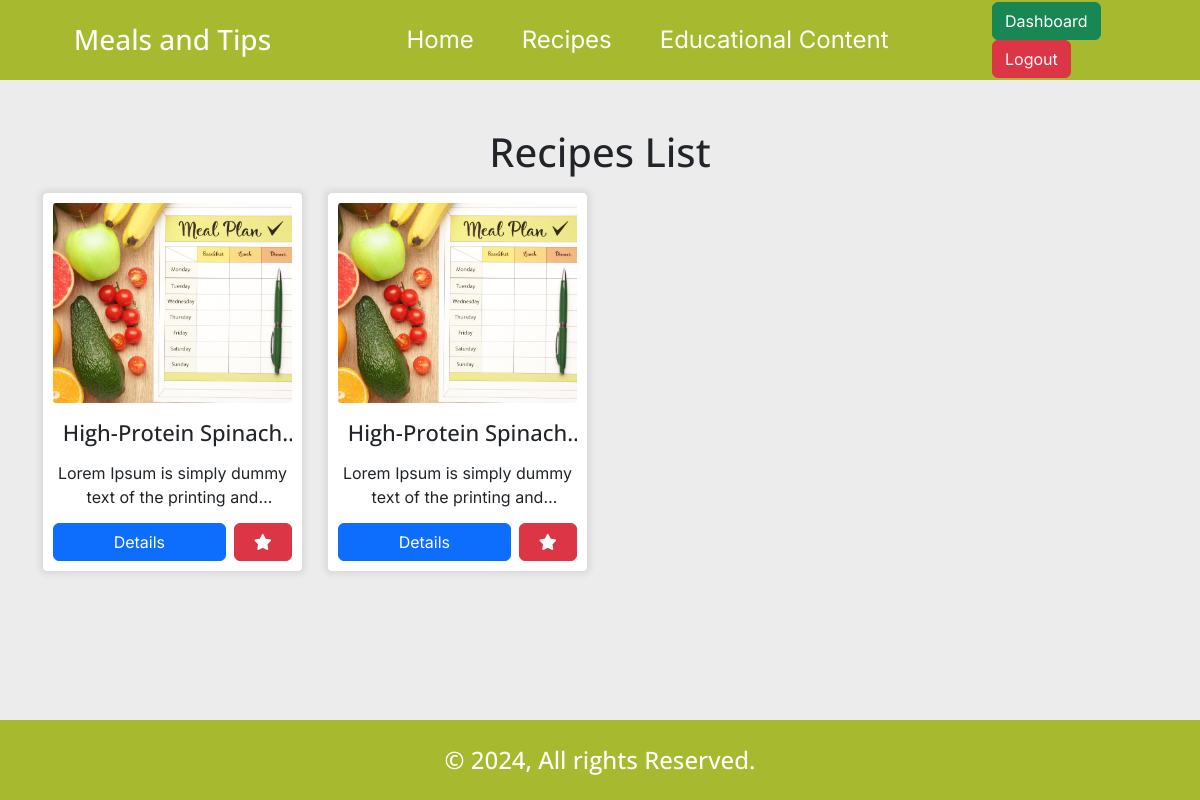
The app's page /recipes_list.php (signed in), older data.
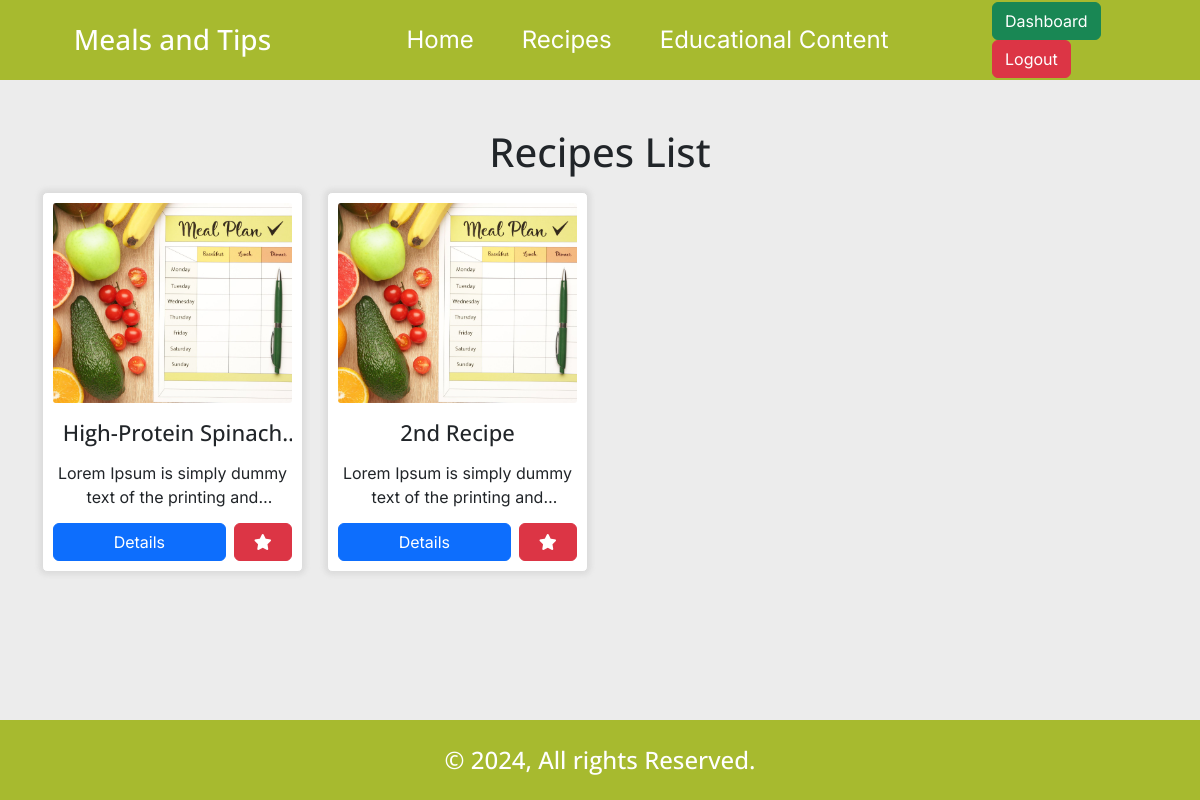
The same page, newer data.
### tables this page shows
CREATE TABLE `recipes` (
  `id` int(11) NOT NULL,
  `recipe_title` varchar(255) NOT NULL,
  `ingredients` text NOT NULL,
  `instructions` text NOT NULL,
  `nutritionist_id` int(11) NOT NULL,
  `cat_id` int(11) NOT NULL,
  `recipe_status` enum('0','1','2') NOT NULL DEFAULT '0',
  `recipe_img` text DEFAULT NULL
);

### core/functions.php (called while the page is built, shortened)
<?php
require_once 'database.php';
function isLoggedin()
{
    return isset($_SESSION['user']) ? true : false;
}

### core/database.php (called while the page is built, shortened)
<?php
include_once 'functions.php';
if (isset($_SESSION['user'])) {
    $userID = $_SESSION['user'];
    $getUserQ = $db->query("SELECT * FROM `users` WHERE `id`='$userID'");
    $userData = mysqli_fetch_object($getUserQ);
    $userRole = $userData->role;
}

### recipes_list.php (the view, shortened to what this page needs)
<?php
require_once 'core/database.php';
?>
<!DOCTYPE html>
<html lang="en">
<head>
    <?php include 'includes/external_css.php'; ?>
    <link rel="stylesheet" href="css/style.min.css">
</head>
<body id="recipes_list">
    <?php include_once 'includes/header.php'; ?>
    <div class="container mx-auto my-5 list-wrapper">
        <div class="row">
            <div class="col-12">
                <h1 class="text-center mb-3">Recipes List</h1>
            </div>
            <?php
            $list_recipes_Q = $db->query("CALL `get_recipes_list_approved`()");
            if (mysqli_num_rows($list_recipes_Q) > 0):
                while ($list_recipes = mysqli_fetch_object($list_recipes_Q)):
            ?>
                    <div class="col-12 col-md-3 mb-4">
                        <div class="content">
                            <div class="img">
                                <img src="img/recipe/<?= $list_recipes->recipe_img ?>" alt="recipe_img_<?= $list_recipes->recipe_id ?>">
                            </div>
                            <h3 class="mb-0 text-center"><?= $list_recipes->recipe_title ?></h3>
                            <p class="mb-0 text-center"><?= $list_recipes->instructions ?></p>
                            <div class="buttons_wrapper d-flex justify-content-center w-100 gap-2">
                                <a href="#!" data-id="<?= $list_recipes->recipe_id ?>" data-bs-toggle="modal" data-bs-target="#RecipeDetails" class="btn-recipe-details btn btn-primary w-75">Details</a>
                                <a href="#!" data-id="<?= $list_recipes->recipe_id ?>" data-usr="<?= $userID ?>" class="btn-recipe-fav btn btn-danger w-25">
                                    <i class="fas fa-star"></i>
                                </a>
                            </div>
                        </div>
                    </div>
                <?php endwhile;
            else: ?>
                <h3 class="alert alert-secondary text-center">No Recipe Available Right Now.</h3>
            <?php endif;
            $db->next_result(); ?>
        </div>
    </div>
    <div class="toast-container position-fixed bottom-0 end-0 p-3">
    </div>
    <?php include_once 'includes/footer.php'; ?>
</body>
</html>

### includes/external_css.php (shortened to what this page needs)
<link href="https://cdn.jsdelivr.net/npm/bootstrap@5.3.3/dist/css/bootstrap.min.css" rel="stylesheet">
<link rel="stylesheet" href="https://cdnjs.cloudflare.com/ajax/libs/font-awesome/6.6.0/css/all.min.css" />
<link rel="stylesheet" href="https://cdn.datatables.net/2.1.8/css/dataTables.bootstrap5.css">
<link rel="stylesheet" href="https://cdn.datatables.net/responsive/3.0.3/css/responsive.bootstrap5.css">

### includes/header.php
<header>
    <div class="container mx-auto">
        <div class="row">
            <div class="col-3 d-flex align-items-center justify-content-center">
                <div class="logo">
                    <a href="./" class="text-decoration-none">
                        <h3 class="text-white mb-0"><?= TITLE ?></h3>
                    </a>
                </div>
            </div>
            <div class="col-7 d-flex align-items-center justify-content-center">
                <ul class="nav d-flex gap-5">
                    <li>
                        <a class="fs-4" href="./">Home</a>
                    </li>
                    <li>
                        <a class="fs-4" href="./recipes_list.php">Recipes</a>
                    </li>
                    <li>
                        <a class="fs-4" href="#!">Educational Content</a>
                    </li>
                </ul>
            </div>
            <div class="col-2 d-flex align-items-center justify-content-center">
                <div class="nav-buttons">
                    <?php if (isLoggedin()): ?>
                        <?php if ($userRole == 'admin'): ?>
                            <a href="./adminDashboard.php" class="btn btn-success">Dashboard</a>
                        <?php elseif ($userRole == 'nutritionist'): ?>
                            <a href="./nutritionistDashboard.php" class="btn btn-success">Dashboard</a>
                        <?php else: ?>
                            <a href="./userDashboard.php" class="btn btn-success">Dashboard</a>
                        <?php endif; ?>
                        <a href="logout.php" class="btn btn-danger">Logout</a>
                    <?php else: ?>
                        <a href="login.php" class="btn btn-primary">Login</a>
                    <?php endif; ?>
                </div>
            </div>
        </div>
    </div>
</header>

### includes/footer.php
<footer>
    <h4 class="text-white text-center mb-0">&copy; <?= date('Y') ?>, All rights Reserved.</h4>
</footer>

Row changes from the older to the newer data that the page shows:
changed recipes: recipe_title "High-Protein…" → "2nd Recipe"
